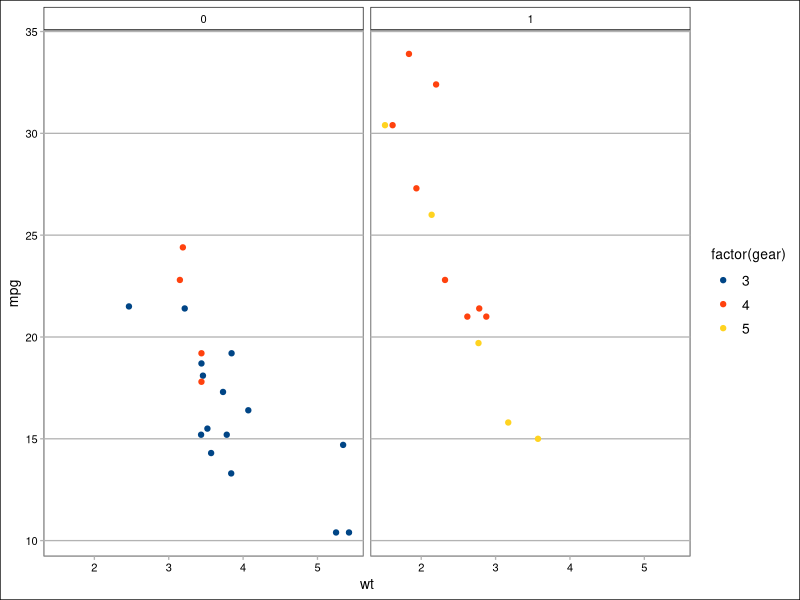
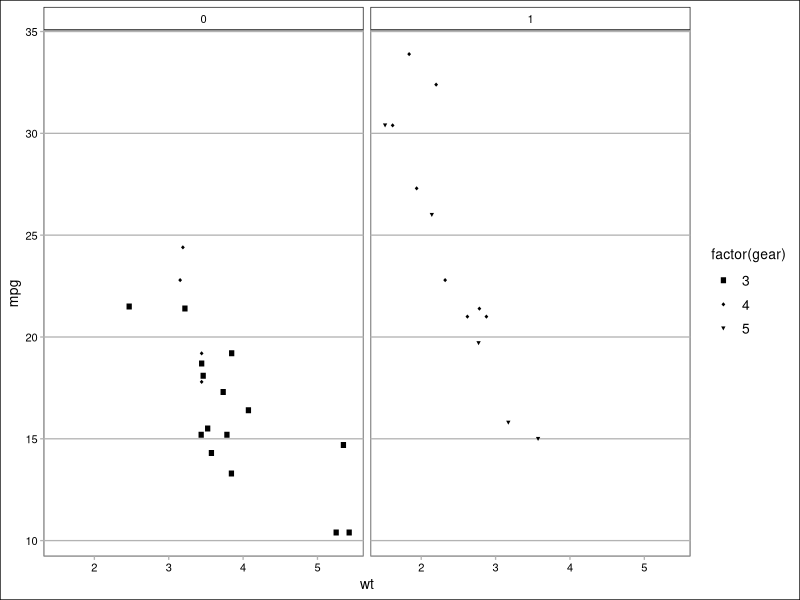

These charts were generated, in order, by the following R code:
library(ggthemes)


### Name: theme_calc
### Title: Theme Calc
### Aliases: theme_calc

### ** Examples

library("ggplot2")

p <- ggplot(mtcars) +
     geom_point(aes(x = wt, y = mpg, colour = factor(gear))) +
     facet_wrap(~am) + theme_calc()
p + scale_color_calc()
q <- ggplot(mtcars) +
     geom_point(aes(x = wt, y = mpg, shape = factor(gear))) +
     facet_wrap(~am) +
     theme_calc()
q + scale_shape_calc()
